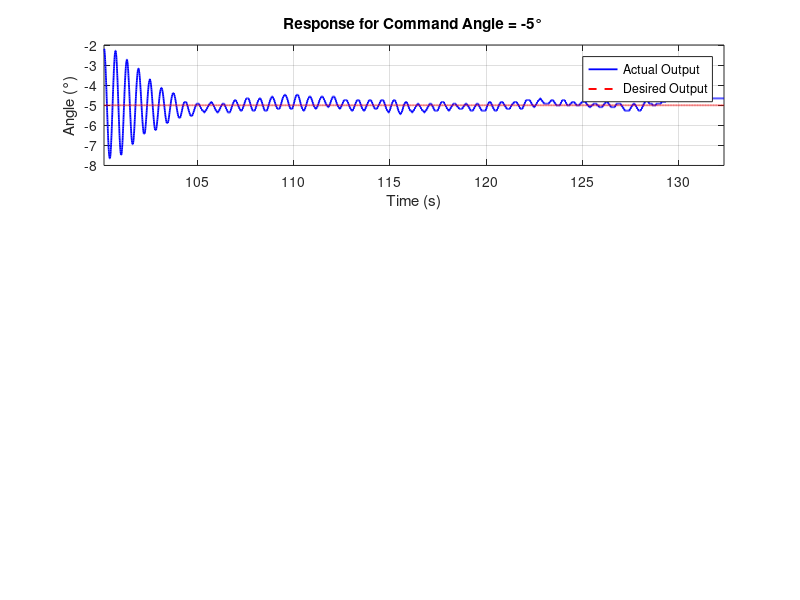
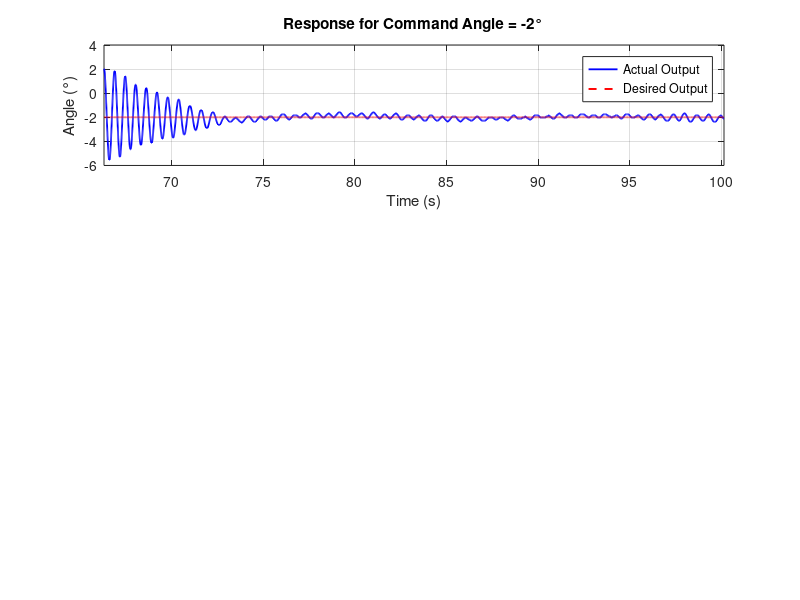
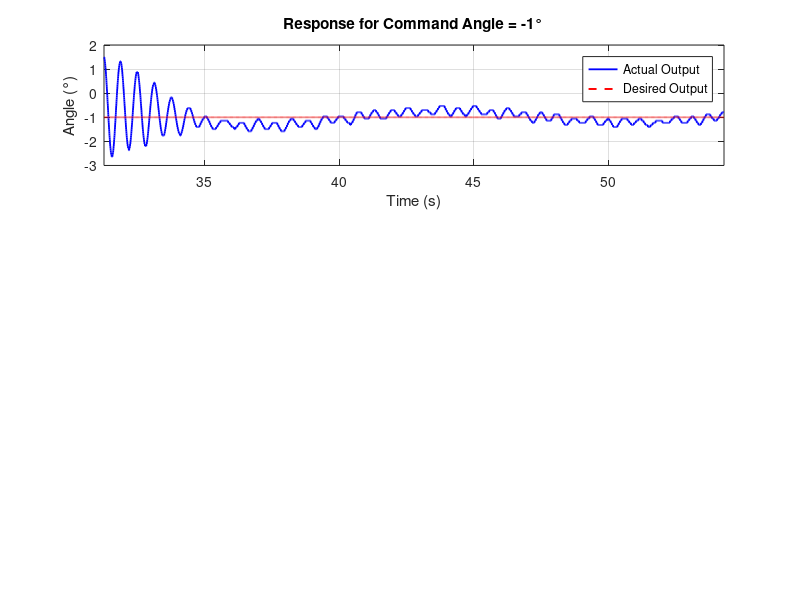
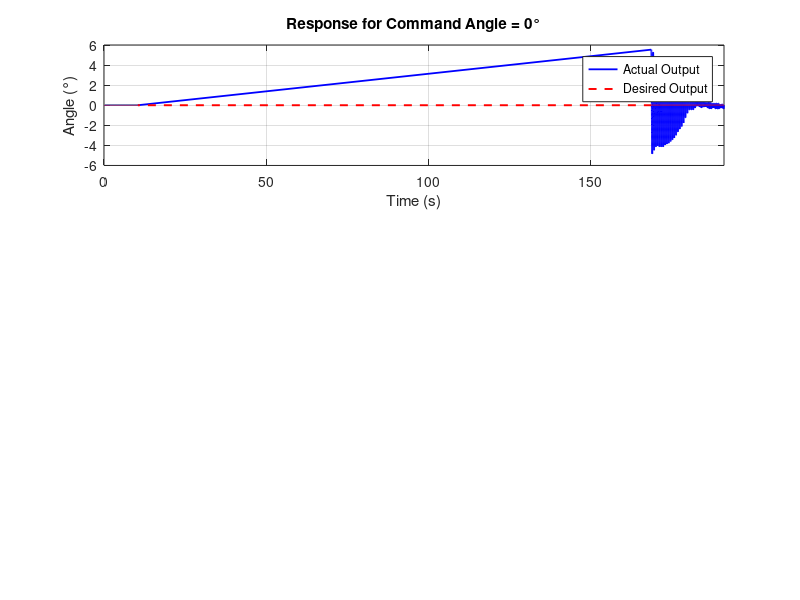

The MATLAB source for these figures, in order:
 givendata = load('CMG_Part1_Wheel_speedkp0_14_Ki0_35_Kd1_6');
T = givendata.wheel_speed';

deg = unique(T(:,5));

% Preallocate cell array (easier than forcing into 3D matrix)
A = cell(length(deg),1);

for i = 1:length(deg)
    % Only select rows where column 5 (command angle) equals current degree
    rows = T(:,5) == deg(i);
    A{i} = T(rows, 1:end-1);   % store all but the degree column
end

hold on
for i = 1:length(deg)
    figure(i)
    clf

    data = A{i};
    time = data(:,1);
    actual = data(:,2);      % actual response (angle)
    rpm = data(:,3);
    gyro = data(:,4);
    desired = deg(i) * ones(size(time));

    xaxis = [min(time), max(time)];

    % ---- Angle (Actual vs Desired) ----
    subplot(3,1,1);
    plot(time, actual, 'b', 'LineWidth', 1.3); hold on;
    plot(time, desired, 'r--', 'LineWidth', 1.4);
    title(['Response for Command Angle = ', num2str(deg(i)), '°']);
    xlabel('Time (s)');
    ylabel('Angle (°)');
    legend('Actual Output', 'Desired Output');
    grid on; xlim(xaxis);
end
hold off